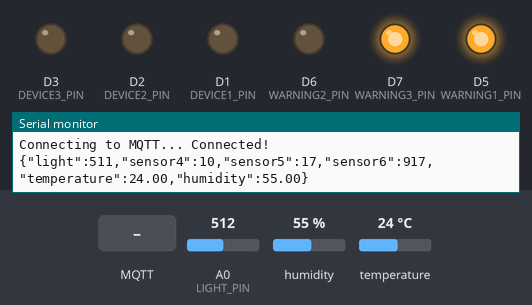
Recording of a sketch running on a simulated ESP8266 (NodeMCU). Parts: output pins drawn as LEDs (lit = HIGH), the last lines printed to the serial monitor. The inputs (shaded band) are chosen by the test bench; at power-on: A0 (LIGHT_PIN) = 512, humidity 55 %, temperature 24 °C. WiFi joins after 1.5 s; servers stay silent unless stated; random numbers use the default seed unless the sketch sets one; EEPROM starts erased; no MQTT or app messages arrive unless stated; not simulated (calls return 0 or success): secrets.h.

Above: at 2.3 s.
2.4 s: MQTT message "ON" arrives on the first subscribed topic
At 4.25 s:
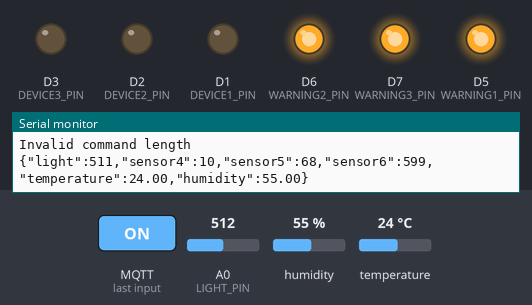
At 12.4 s:
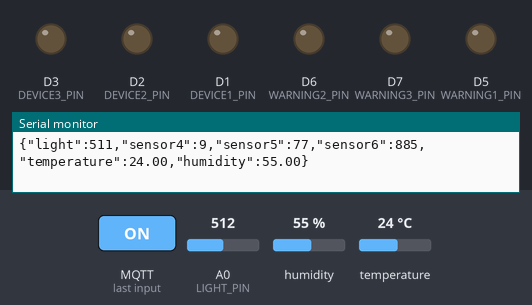
Timing chart, 0 to 34.5 s (numbered marks = the images above; inputs shaded):
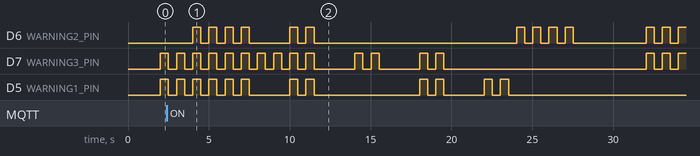

The sketch:

code.ino
```cpp
#include <ESP8266WiFi.h>
#include <PubSubClient.h>
#include <DHT.h>
#include <EEPROM.h>
#include <Schedule.h>
#include "secrets.h"

// Giữ nguyên chân thiết bị và LED cảnh báo.
#define DEVICE1_PIN D1
#define DEVICE2_PIN D2
#define DEVICE3_PIN D3
#define DHTPIN D4
#define LIGHT_PIN A0
#define DHTTYPE DHT11
#define WARNING1_PIN D5
#define WARNING2_PIN D6
#define WARNING3_PIN D7

const uint8_t warningPins[3] = {WARNING1_PIN, WARNING2_PIN, WARNING3_PIN};
const float warningThresholds[3] = {5.5f, 50.5f, 500.5f};
int randomValues[3] = {0, 0, 0};
bool warningActive[3] = {false, false, false};
bool warningOn[3] = {false, false, false};
unsigned long warningChangedAt[3] = {0, 0, 0};
unsigned long lastRandomAt = 0;
unsigned long lastWifiAttempt = 0;
unsigned long lastMqttAttempt = 0;
const unsigned long SAMPLE_INTERVAL = 2000;
const unsigned long BLINK_INTERVAL = 500;

// Khai báo kiểu trước hàm đầu tiên để Arduino tạo prototype đúng thứ tự.
struct StoredState {
  uint32_t magic;
  uint8_t state[3];
  uint8_t check;
};

// Chỉ xử lý random/GPIO, không chờ mạng hoặc đọc DHT trong tác vụ này.
void serviceRandomSensors() {
  const unsigned long now = millis();
  if (now - lastRandomAt >= SAMPLE_INTERVAL) {
    lastRandomAt = now;
    randomValues[0] = random(0, 12);
    randomValues[1] = random(0, 102);
    randomValues[2] = random(0, 1002);
  }
  // So sánh giá trị với ngưỡng cảnh báo, quyết định bật, tắt hay nháy LED
  for (int i = 0; i < 3; i++) {
    const bool active = randomValues[i] > warningThresholds[i];
    if (!active) {
      warningOn[i] = false;
    } else if (!warningActive[i]) {
      warningOn[i] = true;
      warningChangedAt[i] = now;
    } else {
      const unsigned long steps = (now - warningChangedAt[i]) / BLINK_INTERVAL;
      if (steps > 0) {
        if (steps % 2 != 0) {
          warningOn[i] = !warningOn[i];
        }
        warningChangedAt[i] += steps * BLINK_INTERVAL;
      }
    }
    warningActive[i] = active;
    digitalWrite(warningPins[i], warningOn[i] ? HIGH : LOW);
  }
}

// Tiếp tục cập nhật LED khi PubSubClient chờ CONNACK từ broker.
class ResponsiveWiFiClient : public WiFiClient {
 public:
  int available() override {
    serviceRandomSensors();
    yield();
    return WiFiClient::available();
  }
};

const int mqtt_port = 2005;
const char* TOPIC_SENSOR = "iot/sensors/data";
const char* TOPIC_COMMAND = "iot/devices/command";
const char* TOPIC_STATUS = "iot/devices/status";

DHT dht(DHTPIN, DHTTYPE);
ResponsiveWiFiClient espClient;
PubSubClient client(espClient);

const uint8_t devicePins[3] = {
  DEVICE1_PIN, DEVICE2_PIN, DEVICE3_PIN
};

uint8_t deviceState[3] = {0, 0, 0};
unsigned long lastMsg = 0;

const uint32_t STATE_MAGIC = 0x494F5431UL;
const int EEPROM_SIZE = 64;

uint8_t stateCheck(const StoredState& stored) {
  return (uint8_t)(
    0xA5 ^ stored.state[0] ^
    (stored.state[1] << 1) ^
    (stored.state[2] << 2)
  );
}

// Chỉ xác nhận lệnh sau khi lưu trạng thái thành công.
bool writeStatesToFlash(const uint8_t values[3]) {
  StoredState stored;
  stored.magic = STATE_MAGIC;

  for (int i = 0; i < 3; i++) {
    stored.state[i] = values[i];
  }

  stored.check = stateCheck(stored);
  EEPROM.put(0, stored);

  return EEPROM.commit();
}

// Khôi phục ON/OFF từ Flash sau khi mất nguồn.
void restoreStatesFromFlash() {
  EEPROM.begin(EEPROM_SIZE);

  StoredState stored;
  EEPROM.get(0, stored);

  bool valid = (
    stored.magic == STATE_MAGIC &&
    stored.state[0] <= 1 &&
    stored.state[1] <= 1 &&
    stored.state[2] <= 1 &&
    stored.check == stateCheck(stored)
  );

  for (int i = 0; i < 3; i++) {
    deviceState[i] = valid ? stored.state[i] : 0;

    digitalWrite(
      devicePins[i],
      deviceState[i] ? HIGH : LOW
    );
  }

  if (valid) {
    Serial.println("Restored ON/OFF from flash");
  } else {
    Serial.println("No saved state, default OFF");
  }
}

void setup_wifi() {
  Serial.print("Connecting to WiFi: ");
  Serial.println(ssid);
  WiFi.setAutoReconnect(true);
  WiFi.begin(ssid, password);
  lastWifiAttempt = millis();
}

// Backend dùng bản tin này để xác nhận trạng thái thiết bị.
void publishDeviceState(int id) {
  String payload =
    "{\"device\":" + String(id) +
    ",\"status\":\"" +
    (deviceState[id - 1] ? "ON" : "OFF") +
    "\"}";

  if (!client.publish(
    TOPIC_STATUS,
    payload.c_str(),
    false
  )) {
    Serial.println("Cannot publish device status");
  }
}

// Gửi lại cả ba trạng thái sau mỗi lần MQTT kết nối.
void publishAllDeviceStates() {
  for (int id = 1; id <= 3; id++) {
    publishDeviceState(id);
    client.loop();
  }
}

void callback(
  char* topic,
  byte* payload,
  unsigned int length
) {
  if (String(topic) != TOPIC_COMMAND) {
    return;
  }

  if (length < 4 || length > 5) {
    Serial.println("Invalid command length");
    return;
  }

  String message = "";

  for (unsigned int i = 0; i < length; i++) {
    message += (char)payload[i];
  }

  // Định dạng lệnh: 1:ON, 2:OFF, 3:ON...
  if (
    message.length() < 4 ||
    message.charAt(1) != ':' ||
    message.charAt(0) < '1' ||
    message.charAt(0) > '3'
  ) {
    Serial.println("Invalid device command");
    return;
  }

  String action = message.substring(2);

  if (action != "ON" && action != "OFF") {
    Serial.println("Action must be ON or OFF");
    return;
  }

  int id = message.charAt(0) - '0';
  uint8_t newValue = (action == "ON") ? 1 : 0;

  // Chỉ ghi Flash khi ON/OFF thay đổi để hạn chế số lần ghi.
  if (deviceState[id - 1] != newValue) {
    uint8_t nextStates[3] = {
      deviceState[0],
      deviceState[1],
      deviceState[2]
    };

    nextStates[id - 1] = newValue;

    if (!writeStatesToFlash(nextStates)) {
      Serial.println("Flash save failed");
      return;
    }

    deviceState[id - 1] = newValue;
  }

  digitalWrite(
    devicePins[id - 1],
    newValue ? HIGH : LOW
  );

  publishDeviceState(id);

  Serial.println(
    "Device " + String(id) + " -> " + action
  );
}

void reconnect() {
  const unsigned long now = millis();
  if (WiFi.status() != WL_CONNECTED) {
    if (now - lastWifiAttempt >= 10000) {
      lastWifiAttempt = now;
      WiFi.reconnect();
    }
    return;
  }
  if (!client.connected() && now - lastMqttAttempt >= 5000) {
    lastMqttAttempt = now;

    Serial.print("Connecting to MQTT... ");

    if (client.connect(
      "ESP8266Client",
      mqtt_user,
      mqtt_pass
    )) {
      Serial.println("Connected!");

      client.subscribe(TOPIC_COMMAND);

      publishAllDeviceStates();

    } else {
      Serial.print("Failed rc=");
      Serial.println(client.state());
    }
  }
}

// Đọc DHT lỗi vẫn gửi Light và ba cảm biến random.
void publishSensorData() {
  float humidityValue = dht.readHumidity();
  float temperatureValue = dht.readTemperature();
  int light = 1023 - analogRead(LIGHT_PIN);

  char temperature[32] = "";
  char humidity[32] = "";
  if (!isnan(temperatureValue)) {
    snprintf(temperature, sizeof(temperature), ",\"temperature\":%.2f", temperatureValue);
  }
  if (!isnan(humidityValue)) {
    snprintf(humidity, sizeof(humidity), ",\"humidity\":%.2f", humidityValue);
  }
  if (isnan(humidityValue) || isnan(temperatureValue)) {
    Serial.println("DHT11 read failed; publishing other sensors");
  }

  char payload[192];
  const int length = snprintf(payload, sizeof(payload),
    "{\"light\":%d,\"sensor4\":%d,\"sensor5\":%d,\"sensor6\":%d%s%s}",
    light, randomValues[0], randomValues[1], randomValues[2], temperature, humidity);
  if (length < 0 || (size_t)length >= sizeof(payload)) {
    Serial.println("Sensor payload buffer too small");
  } else if (client.connected() && client.publish(TOPIC_SENSOR, payload)) {
    Serial.println(payload);
  } else {
    Serial.println("Sensor MQTT publish failed");
  }
}
// Chương trình bắt đầu chạy từ setup()
void setup() {
  Serial.begin(115200);

  for (int i = 0; i < 3; i++) {
    pinMode(devicePins[i], OUTPUT);
    digitalWrite(devicePins[i], LOW);
    pinMode(warningPins[i], OUTPUT);
    digitalWrite(warningPins[i], LOW);
  }

  randomSeed(ESP.getCycleCount() ^ micros());
  lastRandomAt = millis() - SAMPLE_INTERVAL;
  serviceRandomSensors();
  // TCP/DNS có yield(): tác vụ nền tiếp tục cập nhật LED lúc chờ mạng.
  if (!schedule_recurrent_function_us([]() {
    serviceRandomSensors();
    return true;
  }, 10000)) {
    Serial.println("Cannot schedule background warning service");
  }

  restoreStatesFromFlash();

  dht.begin();
  setup_wifi();

  client.setServer(mqtt_server, mqtt_port);
  client.setCallback(callback);
  client.setSocketTimeout(1);
  if (!client.setBufferSize(384)) {
    Serial.println("Cannot resize MQTT buffer");
  }
  lastMqttAttempt = millis() - 5000UL;
}

void loop() {
  serviceRandomSensors();
  if (!client.connected()) {
    reconnect();
  }

  if (WiFi.status() == WL_CONNECTED && client.connected()) {
    client.loop();
  }

  unsigned long now = millis();

  // Giữ chu kỳ gửi dữ liệu 2 giây, độc lập với nhấp nháy LED.
  if (now - lastMsg >= SAMPLE_INTERVAL) {
    lastMsg = now;

    publishSensorData();
  }
  serviceRandomSensors();
}
```
